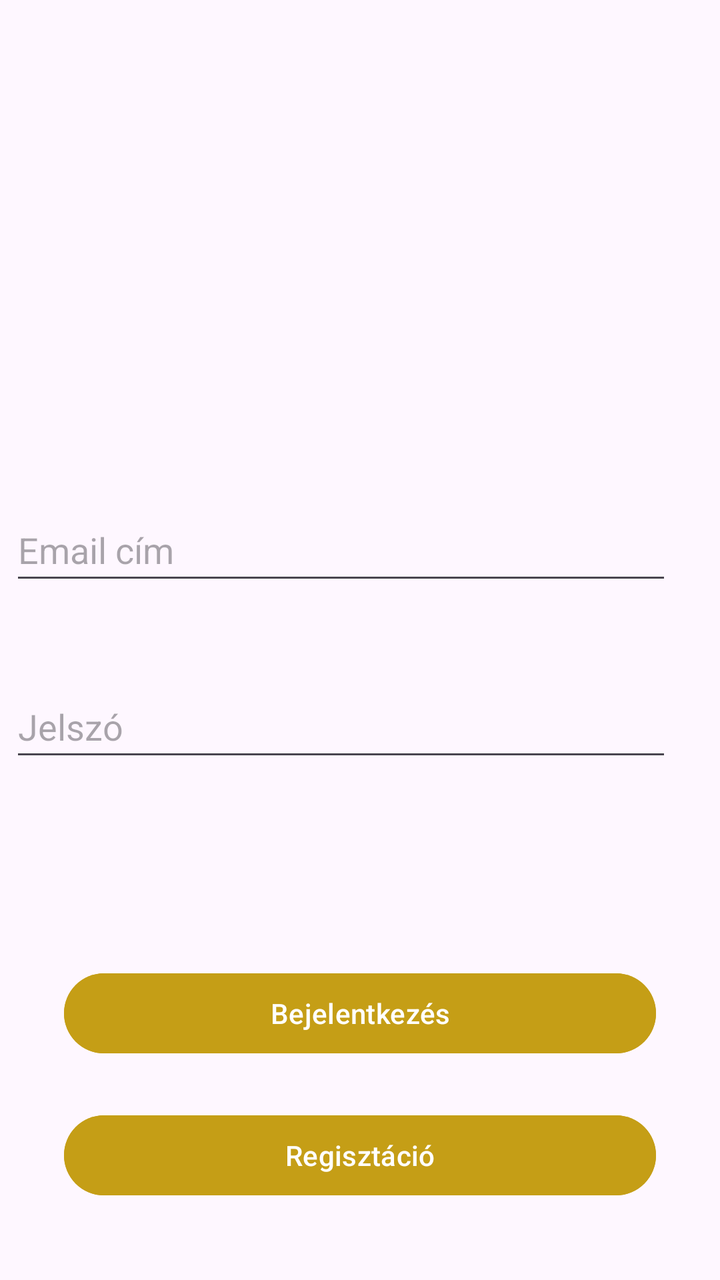
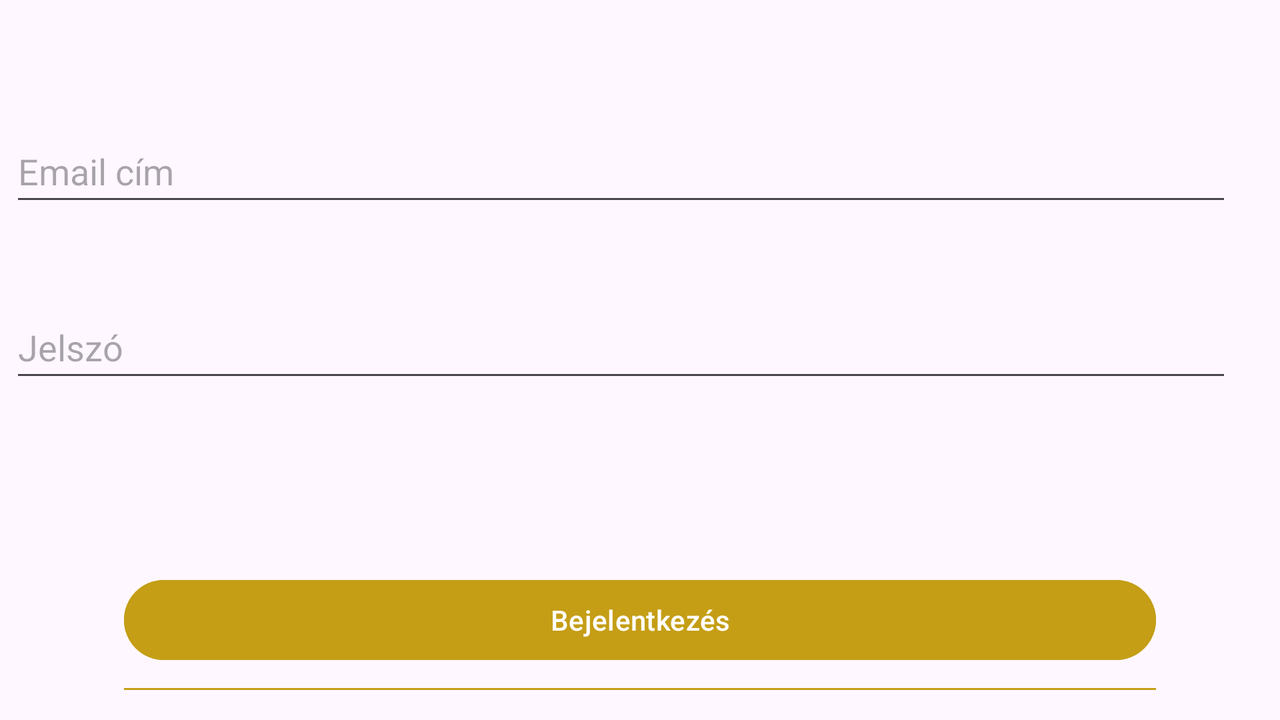

The same Android screen from two of the app's own layout files: first res/layout/ as a phone draws it, then the repository's variant for another configuration, drawn on a device whose configuration selects that folder. Both files follow.
<!-- AndroidManifest.xml: application theme Theme.Zeneblog -->
<!-- res/layout/activity_main.xml -->
<?xml version="1.0" encoding="utf-8"?>
<androidx.constraintlayout.widget.ConstraintLayout xmlns:android="http://schemas.android.com/apk/res/android"
    xmlns:app="http://schemas.android.com/apk/res-auto"
    xmlns:tools="http://schemas.android.com/tools"
    android:id="@+id/main"
    android:layout_width="match_parent"
    android:layout_height="match_parent"
    tools:context=".MainActivity">

    <EditText
        android:id="@+id/editTextEmail"
        android:layout_width="0dp"
        android:layout_height="wrap_content"
        android:layout_marginStart="@dimen/editTextStart"
        android:layout_marginEnd="@dimen/editTextEnd"
        android:ems="10"
        android:hint="@string/email_address"
        android:inputType="textEmailAddress"
        android:minHeight="48dp"
        app:layout_constraintBottom_toBottomOf="parent"
        app:layout_constraintEnd_toEndOf="parent"
        app:layout_constraintHorizontal_bias="0.0"
        app:layout_constraintStart_toStartOf="parent"
        app:layout_constraintTop_toTopOf="parent"
        app:layout_constraintVertical_bias="0.421" />

    <EditText
        android:id="@+id/editTextPassword"
        android:layout_width="0dp"
        android:layout_height="wrap_content"
        android:layout_marginStart="@dimen/editTextStart"
        android:layout_marginEnd="@dimen/editTextEnd"
        android:ems="10"
        android:hint="@string/password"
        android:inputType="textPassword"
        android:minHeight="48dp"
        app:layout_constraintBottom_toBottomOf="parent"
        app:layout_constraintEnd_toEndOf="parent"
        app:layout_constraintStart_toStartOf="parent"
        app:layout_constraintTop_toBottomOf="@+id/editTextEmail"
        app:layout_constraintVertical_bias="0.137" />

    <Button
        android:id="@+id/loginButton"
        android:layout_width="0dp"
        android:layout_height="wrap_content"
        android:layout_marginStart="32dp"
        android:layout_marginEnd="32dp"
        android:onClick="login"
        android:text="@string/login"
        android:backgroundTint="@color/gold_light_mode"
        app:layout_constraintBottom_toBottomOf="parent"
        app:layout_constraintEnd_toEndOf="parent"
        app:layout_constraintHorizontal_bias="0.0"
        app:layout_constraintStart_toStartOf="parent"
        app:layout_constraintTop_toBottomOf="@+id/editTextPassword"
        app:layout_constraintVertical_bias="0.47" />

    <Button
        android:id="@+id/registerButton"
        android:layout_width="0dp"
        android:layout_height="wrap_content"
        android:layout_marginStart="32dp"
        android:layout_marginEnd="32dp"
        android:onClick="register"
        android:text="@string/register"
        android:backgroundTint="@color/gold_light_mode"
        app:layout_constraintBottom_toBottomOf="parent"
        app:layout_constraintEnd_toEndOf="parent"
        app:layout_constraintHorizontal_bias="0.0"
        app:layout_constraintStart_toStartOf="parent"
        app:layout_constraintTop_toBottomOf="@+id/loginButton"
        app:layout_constraintVertical_bias="0.375" />

</androidx.constraintlayout.widget.ConstraintLayout>
<!-- resources referenced by this layout -->
<resources>
  <color name="gold_light_mode">#C59E16</color>
  <dimen name="editTextEnd">24dp</dimen>
  <dimen name="editTextStart">5dp</dimen>
  <string name="email_address">Email cím</string>
  <string name="login">Bejelentkezés</string>
  <string name="password">Jelszó</string>
  <string name="register">Regisztáció</string>
  <style name="Theme.Zeneblog" parent="Base.Theme.Zeneblog" />
  <style name="Base.Theme.Zeneblog" parent="Theme.Material3.DayNight.NoActionBar">
          
          
      </style>
</resources>
<!-- res/layout-land/activity_main.xml (the repository's variant of the layout above) -->
<!-- drawn on the phone turned sideways -->
<?xml version="1.0" encoding="utf-8"?>
<LinearLayout xmlns:android="http://schemas.android.com/apk/res/android"
    xmlns:tools="http://schemas.android.com/tools"
    android:id="@+id/main"
    android:layout_width="match_parent"
    android:layout_height="match_parent"
    android:orientation="vertical"
    tools:context=".MainActivity">

    <EditText
        android:id="@+id/editTextEmail"
        android:layout_width="match_parent"
        android:layout_height="wrap_content"
        android:minHeight="48dp"
        android:layout_marginStart="@dimen/editTextStart"
        android:layout_marginEnd="@dimen/editTextEnd"
        android:layout_marginTop="60dp"
        android:ems="10"
        android:hint="@string/email_address"
        android:inputType="textEmailAddress" />

    <EditText
        android:id="@+id/editTextPassword"
        android:layout_width="match_parent"
        android:layout_height="wrap_content"
        android:minHeight="48dp"
        android:layout_marginStart="@dimen/editTextStart"
        android:layout_marginEnd="@dimen/editTextEnd"
        android:layout_marginTop="40dp"
        android:ems="10"
        android:inputType="textPassword"
        android:hint="@string/password"
        tools:layout_editor_absoluteX="0dp" />

    <Button
        android:id="@+id/loginButton"
        android:layout_width="match_parent"
        android:layout_height="wrap_content"
        android:minHeight="48dp"
        android:layout_marginTop="90dp"
        android:layout_marginStart="62dp"
        android:layout_marginEnd="62dp"
        android:text="@string/login"
        android:backgroundTint="@color/gold_light_mode"
        android:onClick="login" />

    <Button
        android:id="@+id/registerButton"
        android:layout_width="match_parent"
        android:layout_height="wrap_content"
        android:minHeight="48dp"
        android:layout_marginTop="10dp"
        android:layout_marginStart="62dp"
        android:layout_marginEnd="62dp"
        android:layout_marginBottom="15dp"
        android:onClick="register"
        android:text="@string/register"
        android:backgroundTint="@color/gold_light_mode"/>

</LinearLayout>
